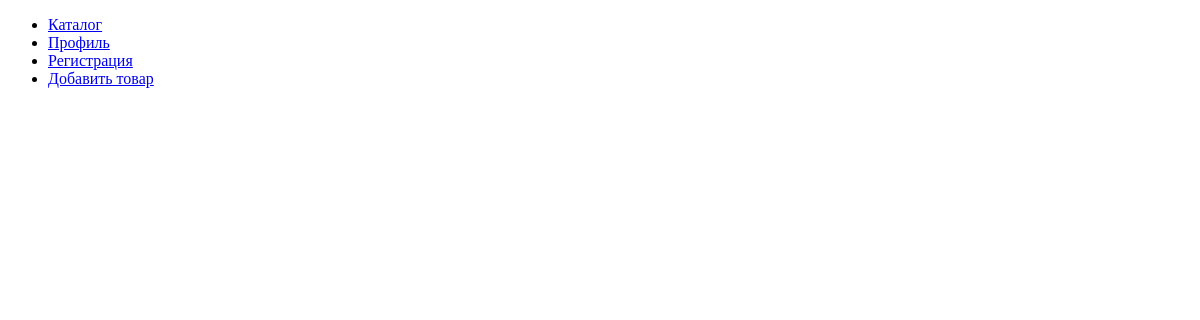
Before: / with the older database file.
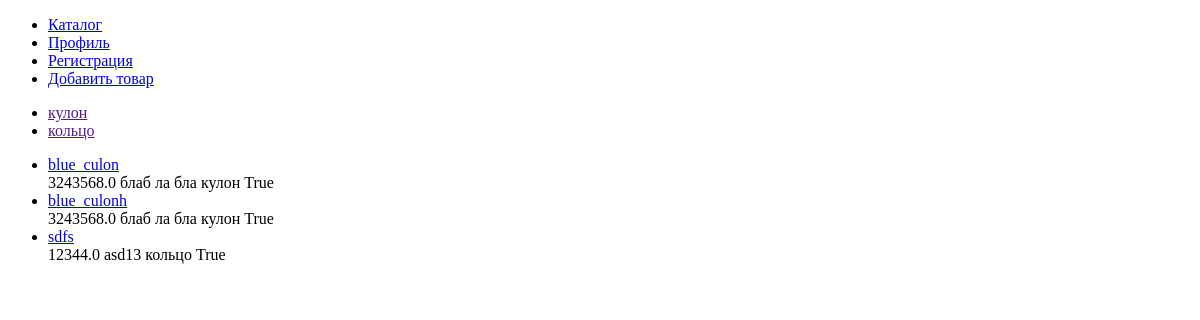
After: the same page with the newer database file.
### divisi_app/models.py (models this page shows)
class Category(models.Model):
    category = models.CharField( max_length=255)
    def __str__(self):
        return self.category

class Products(models.Model):
    name = models.SlugField(max_length=255, unique=True, db_index=True)
    cost = models.FloatField()
    description = models.TextField()
    category = models.ForeignKey('Category', on_delete=models.PROTECT)
    available = models.BooleanField(default=True)
    def get_absolute_url(self):
        return reverse('product', kwargs={"product_id": self.id})

### divisi_app/views.py (the view)
# urls.py: path('', Divisi_home.as_view(), name='home'),
class Divisi_home(DataMixin, ListView):
    model = Products
    template_name = 'divisi_app/catalog.html'
    context_object_name = 'Products'
    def get_context_data(self,*, object_list=None, **kwargs):
        context = super().get_context_data(**kwargs)
        c_def = self.get_user_context(title='Главная страница', photos=Photos.objects.all())
        return dict(list(context.items())  + list(c_def.items()))
    def get_queryset(self):
        return Products.objects.all()

### divisi_app/utils.py (called while the page is built)
    def get_user_context(self, **kwargs):
        context = kwargs
        cats = Category.objects.annotate(Count('products'))
        user_menu = menu.copy()
        if not self.request.user.is_authenticated:
            user_menu.pop(1)
        context['menu'] = user_menu
        context['cats'] = cats
        if 'cat_selected' not in context:
            context['cat_selected'] = 0
        return context

### divisi_app/templates/divisi_app/catalog.html (shortened to what this page needs)
{% extends 'divisi_app/base.html' %}
{% block content %}
    <ul class="catalog">
        {% for p in Products %}
            <li class="product"> <a href="{{ p.get_absolute_url }}">{{p.name}}</a> </li>
            {{ p.cost }}
            {{ p.description }}
            {{ p.category }}
            {{ p.available }}
        {% endfor %}
    </ul>
{% endblock content %}

### divisi_app/templates/divisi_app/base.html (shortened to what this page needs)
{% load static %}
<!DOCTYPE html>
<html lang="en">
<head>
    <link type="text/css" href="{% static 'divisi_app/css/styles.css' %}" rel="stylesheet" />
</head>
<body>
    {% block menu %}
        <div class="header">
            <ul class="menu">
                {% for m in menu %}
                <li><a href="{% url m.url_name %}">{{m.title}}</a></li>
                {% endfor %}
            </ul>
        </div>
    {% endblock menu %}
    {% block categories %}
        <ul>
            {% for c in cats %}
            <li>
                <a href="">{{ c }}</a>
            </li>
            {% endfor %}
        </ul>
    {% endblock %}
    {% block content %}
    {% endblock content %}
</body>
</html>

Changed rows visible on the page:
added Category: category "кулон"
added Category: category "кольцо"
added Products: name "blue_culon", cost "3243568.0", description "блаб ла бла", category "кулон", available "True"
added Products: name "blue_culonh", cost "3243568.0", description "блаб ла бла", category "кулон", available "True"
added Products: name "sdfs", cost "12344.0", description "asd13", category "кольцо", available "True"
